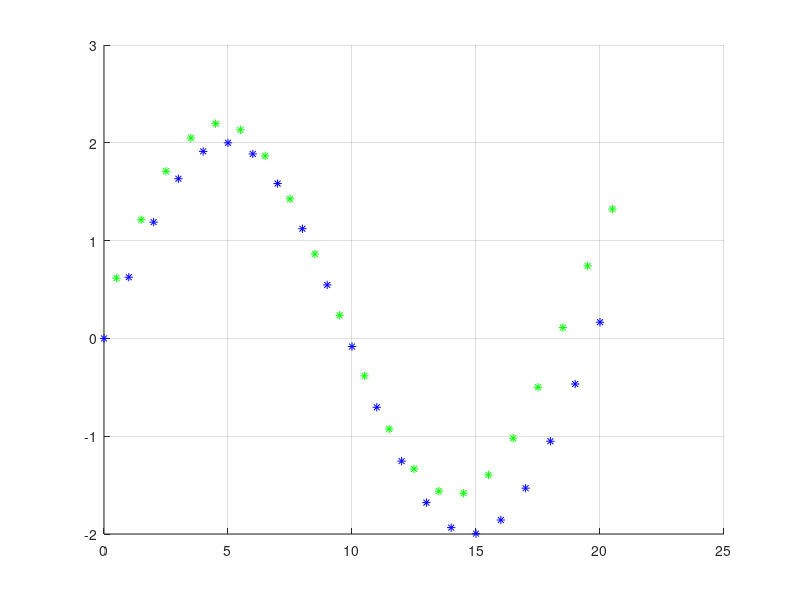

The MATLAB source for this figure: (Note: this script raises an error after producing the figure.)
clc
clear
close all

t = 0:1:20;
traj = [t; 2 * sin( 2 * t / 2 / pi)];
traj_dubler = [t+0.5; 1.9 * sin( 2.1 * (t+0.5) / 2 / pi) + 0.3];

figure
hold on
grid on
% xlim([0 3])
% ylim([0 3])
plot(traj(1, :), traj(2, :), 'b*')
plot(traj_dubler(1, :), traj_dubler(2, :), 'g*')

syms a
assume(a, 'real')
M = 1/6 * [1 -3 3 -1; 4 0 -6 3; 1 3 3 -3; 0 0 0 1];
splines = zeros(2, length(t))*a;
for i = 2:length(t)-3
ri = [traj(:, i-1) traj(:, i) traj(:, i+1) traj(:, i+2)];
A = [1; a; a^2; a^3];
spline = vpa(ri * M * A);

splines(:, i) = spline;
end

for k = 1:length(traj_dubler)
    y = traj_dubler(:,k);
    for i = 2:length(t)-3
        spline = splines(:, i);
        [astar, sstar, d] = distance2spline(y, spline, a);
        astar
        if astar < 1 & astar > 0
            plot([y(1) sstar(1)], [y(2) sstar(2)])
            
            v = 1;
            lambda = 2;
        end
    end
end
